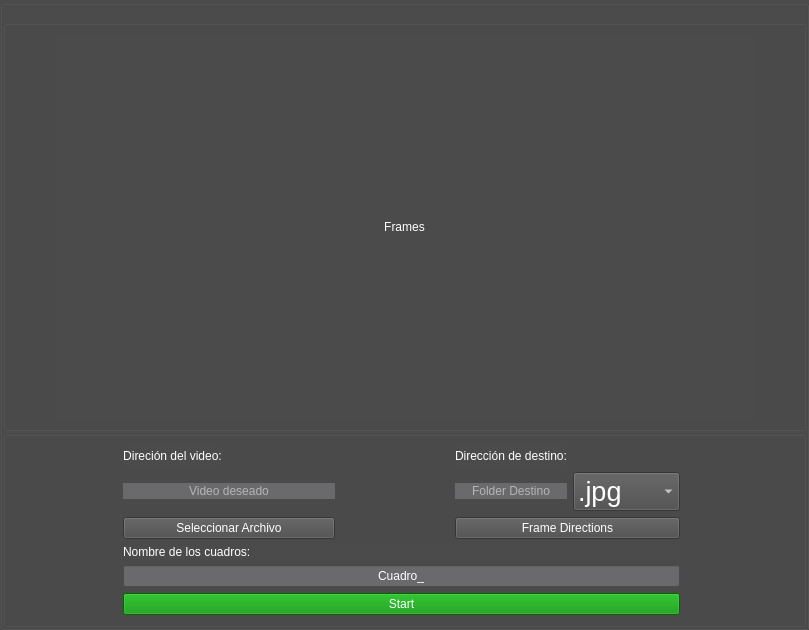
<?xml version="1.0" encoding="UTF-8"?>
<ui version="4.0">
 <class>mainWindow</class>
 <widget class="QMainWindow" name="mainWindow">
  <property name="geometry">
   <rect>
    <x>0</x>
    <y>0</y>
    <width>809</width>
    <height>630</height>
   </rect>
  </property>
  <property name="windowTitle">
   <string>Cuadrificador</string>
  </property>
  <property name="styleSheet">
   <string notr="true">font: 20pt &quot;Helvetica Neue&quot;;</string>
  </property>
  <widget class="QWidget" name="centralwidget">
   <layout class="QGridLayout" name="gridLayout">
    <property name="leftMargin">
     <number>0</number>
    </property>
    <property name="topMargin">
     <number>0</number>
    </property>
    <property name="rightMargin">
     <number>0</number>
    </property>
    <property name="bottomMargin">
     <number>0</number>
    </property>
    <item row="0" column="0">
     <widget class="QGroupBox" name="groupBox_2">
      <property name="styleSheet">
       <string notr="true">background-color: rgb(75, 75, 75);
color: rgb(255, 255, 255);</string>
      </property>
      <property name="title">
       <string/>
      </property>
      <layout class="QVBoxLayout" name="verticalLayout">
       <property name="spacing">
        <number>0</number>
       </property>
       <property name="leftMargin">
        <number>0</number>
       </property>
       <property name="topMargin">
        <number>0</number>
       </property>
       <property name="rightMargin">
        <number>0</number>
       </property>
       <property name="bottomMargin">
        <number>0</number>
       </property>
       <item>
        <widget class="QLabel" name="warning_label">
         <property name="text">
          <string/>
         </property>
         <property name="alignment">
          <set>Qt::AlignCenter</set>
         </property>
        </widget>
       </item>
       <item>
        <widget class="QGroupBox" name="groupBox">
         <property name="sizePolicy">
          <sizepolicy hsizetype="Preferred" vsizetype="Preferred">
           <horstretch>0</horstretch>
           <verstretch>5</verstretch>
          </sizepolicy>
         </property>
         <property name="title">
          <string/>
         </property>
         <layout class="QHBoxLayout" name="horizontalLayout">
          <item>
           <spacer name="horizontalSpacer">
            <property name="orientation">
             <enum>Qt::Horizontal</enum>
            </property>
            <property name="sizeHint" stdset="0">
             <size>
              <width>40</width>
              <height>20</height>
             </size>
            </property>
           </spacer>
          </item>
          <item>
           <widget class="QLabel" name="label">
            <property name="sizePolicy">
             <sizepolicy hsizetype="Preferred" vsizetype="Preferred">
              <horstretch>9</horstretch>
              <verstretch>16</verstretch>
             </sizepolicy>
            </property>
            <property name="minimumSize">
             <size>
              <width>0</width>
              <height>190</height>
             </size>
            </property>
            <property name="text">
             <string>Frames</string>
            </property>
            <property name="alignment">
             <set>Qt::AlignCenter</set>
            </property>
           </widget>
          </item>
          <item>
           <spacer name="horizontalSpacer_2">
            <property name="orientation">
             <enum>Qt::Horizontal</enum>
            </property>
            <property name="sizeHint" stdset="0">
             <size>
              <width>40</width>
              <height>20</height>
             </size>
            </property>
           </spacer>
          </item>
         </layout>
        </widget>
       </item>
       <item>
        <widget class="QGroupBox" name="groupBox_4">
         <property name="sizePolicy">
          <sizepolicy hsizetype="Preferred" vsizetype="Preferred">
           <horstretch>0</horstretch>
           <verstretch>2</verstretch>
          </sizepolicy>
         </property>
         <property name="title">
          <string/>
         </property>
         <layout class="QGridLayout" name="gridLayout_2">
          <item row="3" column="1" colspan="5">
           <widget class="QLabel" name="label_4">
            <property name="text">
             <string>Nombre de los cuadros:</string>
            </property>
           </widget>
          </item>
          <item row="4" column="1" colspan="5">
           <widget class="QLineEdit" name="frame_name_edit">
            <property name="styleSheet">
             <string notr="true">background-color: rgb(106, 105, 107);</string>
            </property>
            <property name="text">
             <string>Cuadro_</string>
            </property>
            <property name="alignment">
             <set>Qt::AlignCenter</set>
            </property>
            <property name="placeholderText">
             <string>Nombre de las imagenes</string>
            </property>
           </widget>
          </item>
          <item row="0" column="1">
           <widget class="QLabel" name="label_2">
            <property name="text">
             <string>Direción del video:</string>
            </property>
            <property name="alignment">
             <set>Qt::AlignCenter</set>
            </property>
           </widget>
          </item>
          <item row="0" column="4">
           <widget class="QLabel" name="label_3">
            <property name="text">
             <string>Dirección de destino:</string>
            </property>
           </widget>
          </item>
          <item row="2" column="1" colspan="2">
           <widget class="QPushButton" name="pushButton">
            <property name="sizePolicy">
             <sizepolicy hsizetype="MinimumExpanding" vsizetype="Maximum">
              <horstretch>0</horstretch>
              <verstretch>0</verstretch>
             </sizepolicy>
            </property>
            <property name="text">
             <string>Seleccionar Archivo</string>
            </property>
           </widget>
          </item>
          <item row="2" column="6">
           <spacer name="horizontalSpacer_6">
            <property name="orientation">
             <enum>Qt::Horizontal</enum>
            </property>
            <property name="sizeHint" stdset="0">
             <size>
              <width>40</width>
              <height>20</height>
             </size>
            </property>
           </spacer>
          </item>
          <item row="2" column="0">
           <spacer name="horizontalSpacer_5">
            <property name="orientation">
             <enum>Qt::Horizontal</enum>
            </property>
            <property name="sizeHint" stdset="0">
             <size>
              <width>40</width>
              <height>20</height>
             </size>
            </property>
           </spacer>
          </item>
          <item row="0" column="0">
           <spacer name="horizontalSpacer_3">
            <property name="orientation">
             <enum>Qt::Horizontal</enum>
            </property>
            <property name="sizeHint" stdset="0">
             <size>
              <width>40</width>
              <height>20</height>
             </size>
            </property>
           </spacer>
          </item>
          <item row="3" column="0" rowspan="3">
           <spacer name="horizontalSpacer_7">
            <property name="orientation">
             <enum>Qt::Horizontal</enum>
            </property>
            <property name="sizeHint" stdset="0">
             <size>
              <width>40</width>
              <height>20</height>
             </size>
            </property>
           </spacer>
          </item>
          <item row="3" column="6" rowspan="3">
           <spacer name="horizontalSpacer_10">
            <property name="orientation">
             <enum>Qt::Horizontal</enum>
            </property>
            <property name="sizeHint" stdset="0">
             <size>
              <width>40</width>
              <height>20</height>
             </size>
            </property>
           </spacer>
          </item>
          <item row="5" column="1" colspan="5">
           <widget class="QPushButton" name="start_btn">
            <property name="styleSheet">
             <string notr="true">background-color: rgb(0, 143, 0);</string>
            </property>
            <property name="text">
             <string>Start</string>
            </property>
           </widget>
          </item>
          <item row="0" column="3">
           <spacer name="horizontalSpacer_8">
            <property name="orientation">
             <enum>Qt::Horizontal</enum>
            </property>
            <property name="sizeHint" stdset="0">
             <size>
              <width>40</width>
              <height>20</height>
             </size>
            </property>
           </spacer>
          </item>
          <item row="0" column="2">
           <spacer name="horizontalSpacer_9">
            <property name="orientation">
             <enum>Qt::Horizontal</enum>
            </property>
            <property name="sizeHint" stdset="0">
             <size>
              <width>40</width>
              <height>20</height>
             </size>
            </property>
           </spacer>
          </item>
          <item row="2" column="4" colspan="2">
           <widget class="QPushButton" name="pushButton_2">
            <property name="text">
             <string>Frame Directions</string>
            </property>
           </widget>
          </item>
          <item row="1" column="1" colspan="2">
           <widget class="QLineEdit" name="video_line">
            <property name="acceptDrops">
             <bool>false</bool>
            </property>
            <property name="styleSheet">
             <string notr="true">background-color: rgb(106, 105, 107);</string>
            </property>
            <property name="frame">
             <bool>false</bool>
            </property>
            <property name="alignment">
             <set>Qt::AlignCenter</set>
            </property>
            <property name="readOnly">
             <bool>true</bool>
            </property>
            <property name="placeholderText">
             <string>Video deseado</string>
            </property>
           </widget>
          </item>
          <item row="1" column="4">
           <widget class="QLineEdit" name="frame_line">
            <property name="styleSheet">
             <string notr="true">background-color: rgb(106, 105, 107);</string>
            </property>
            <property name="frame">
             <bool>false</bool>
            </property>
            <property name="alignment">
             <set>Qt::AlignCenter</set>
            </property>
            <property name="readOnly">
             <bool>true</bool>
            </property>
            <property name="placeholderText">
             <string>Folder Destino</string>
            </property>
            <property name="clearButtonEnabled">
             <bool>false</bool>
            </property>
           </widget>
          </item>
          <item row="1" column="5">
           <widget class="QComboBox" name="format">
            <property name="sizePolicy">
             <sizepolicy hsizetype="Expanding" vsizetype="Fixed">
              <horstretch>0</horstretch>
              <verstretch>0</verstretch>
             </sizepolicy>
            </property>
            <property name="font">
             <font>
              <family>Helvetica Neue</family>
              <pointsize>20</pointsize>
              <weight>50</weight>
              <italic>false</italic>
              <bold>false</bold>
             </font>
            </property>
            <property name="layoutDirection">
             <enum>Qt::LeftToRight</enum>
            </property>
            <property name="styleSheet">
             <string notr="true"/>
            </property>
            <item>
             <property name="text">
              <string>.jpg</string>
             </property>
            </item>
            <item>
             <property name="text">
              <string>.png</string>
             </property>
            </item>
           </widget>
          </item>
          <item row="0" column="5" colspan="2">
           <spacer name="horizontalSpacer_4">
            <property name="orientation">
             <enum>Qt::Horizontal</enum>
            </property>
            <property name="sizeHint" stdset="0">
             <size>
              <width>40</width>
              <height>20</height>
             </size>
            </property>
           </spacer>
          </item>
         </layout>
        </widget>
       </item>
      </layout>
     </widget>
    </item>
   </layout>
  </widget>
 </widget>
 <resources/>
 <connections/>
</ui>
